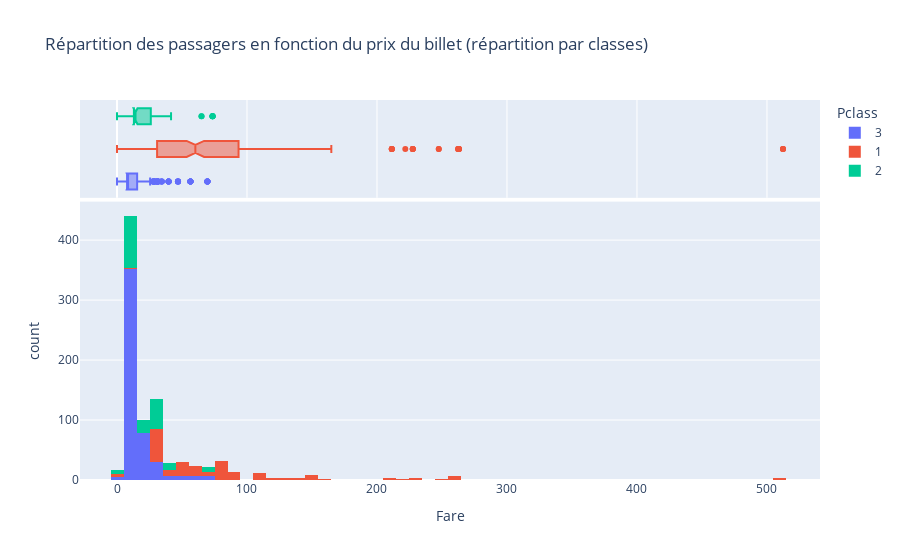

Notebook source saved alongside this figure:
### Code cell
# Question 8) Prix du billet par classes
fig = px.histogram(titanic_train, x="Fare", marginal="box", color="Pclass", title = "Répartition des passagers en fonction du prix du billet (répartition par classes)")
fig.show()
# On constate que les échelles sont démesurées. On décide alors de tracer une deuxième figure qui exclue les extrêmes.

### Figure 1 — Plotly figure (JSON) as saved in the notebook; plotly's stock layout.template omitted (floating-point values rounded to 4 significant figures; data arrays with more than 128 entries replaced by an {"elided": "..."} marker saying what was removed)
{"data": [{"alignmentgroup": "True", "bingroup": "x", "hovertemplate": "Pclass=3<br>Fare=%{x}<br>count=%{y}<extra></extra>", "legendgroup": "3", "marker": {"color": "#636efa", "pattern": {"shape": ""}}, "name": "3", "offsetgroup": "3", "orientation": "v", "showlegend": true, "type": "histogram", "x": {"elided": "491 float values"}, "xaxis": "x", "yaxis": "y"}, {"alignmentgroup": "True", "hovertemplate": "Pclass=3<br>Fare=%{x}<extra></extra>", "legendgroup": "3", "marker": {"color": "#636efa"}, "name": "3", "notched": true, "offsetgroup": "3", "showlegend": false, "type": "box", "x": {"elided": "491 float values"}, "xaxis": "x2", "yaxis": "y2"}, {"alignmentgroup": "True", "bingroup": "x", "hovertemplate": "Pclass=1<br>Fare=%{x}<br>count=%{y}<extra></extra>", "legendgroup": "1", "marker": {"color": "#EF553B", "pattern": {"shape": ""}}, "name": "1", "offsetgroup": "1", "orientation": "v", "showlegend": true, "type": "histogram", "x": {"elided": "216 float values"}, "xaxis": "x", "yaxis": "y"}, {"alignmentgroup": "True", "hovertemplate": "Pclass=1<br>Fare=%{x}<extra></extra>", "legendgroup": "1", "marker": {"color": "#EF553B"}, "name": "1", "notched": true, "offsetgroup": "1", "showlegend": false, "type": "box", "x": {"elided": "216 float values"}, "xaxis": "x2", "yaxis": "y2"}, {"alignmentgroup": "True", "bingroup": "x", "hovertemplate": "Pclass=2<br>Fare=%{x}<br>count=%{y}<extra></extra>", "legendgroup": "2", "marker": {"color": "#00cc96", "pattern": {"shape": ""}}, "name": "2", "offsetgroup": "2", "orientation": "v", "showlegend": true, "type": "histogram", "x": {"elided": "184 float values"}, "xaxis": "x", "yaxis": "y"}, {"alignmentgroup": "True", "hovertemplate": "Pclass=2<br>Fare=%{x}<extra></extra>", "legendgroup": "2", "marker": {"color": "#00cc96"}, "name": "2", "notched": true, "offsetgroup": "2", "showlegend": false, "type": "box", "x": {"elided": "184 float values"}, "xaxis": "x2", "yaxis": "y2"}], "layout": {"barmode": "relative", "legend": {"title": {"text": "Pclass"}, "tracegroupgap": 0}, "title": {"text": "Répartition des passagers en fonction du prix du billet (répartition par classes)"}, "xaxis": {"anchor": "y", "domain": [0, 1], "title": {"text": "Fare"}}, "xaxis2": {"anchor": "y2", "domain": [0, 1], "matches": "x", "showgrid": true, "showticklabels": false}, "yaxis": {"anchor": "x", "domain": [0, 0.7326], "title": {"text": "count"}}, "yaxis2": {"anchor": "x2", "domain": [0.7426, 1], "matches": "y2", "showgrid": false, "showline": false, "showticklabels": false, "ticks": ""}}}
